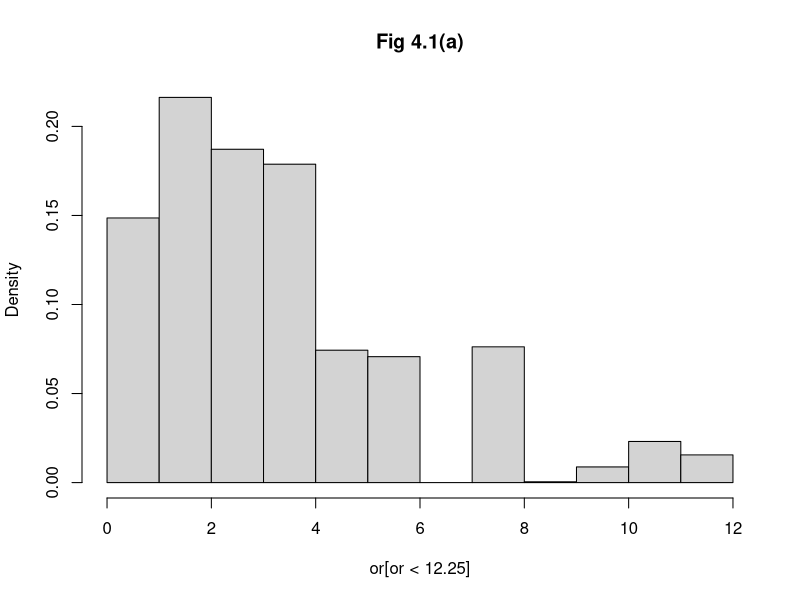
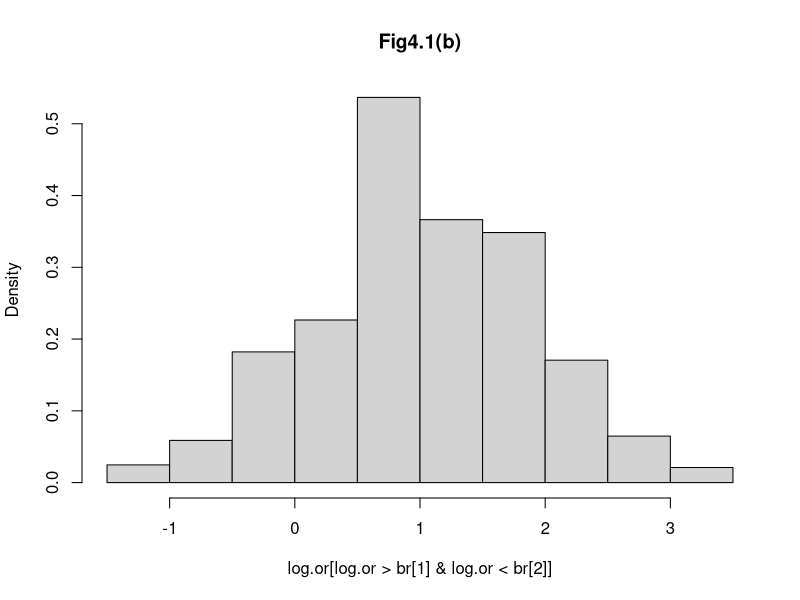
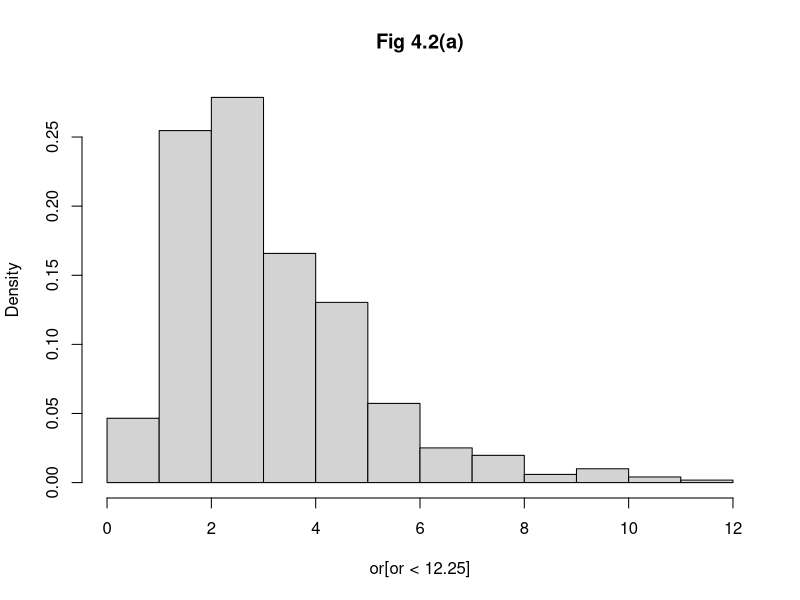
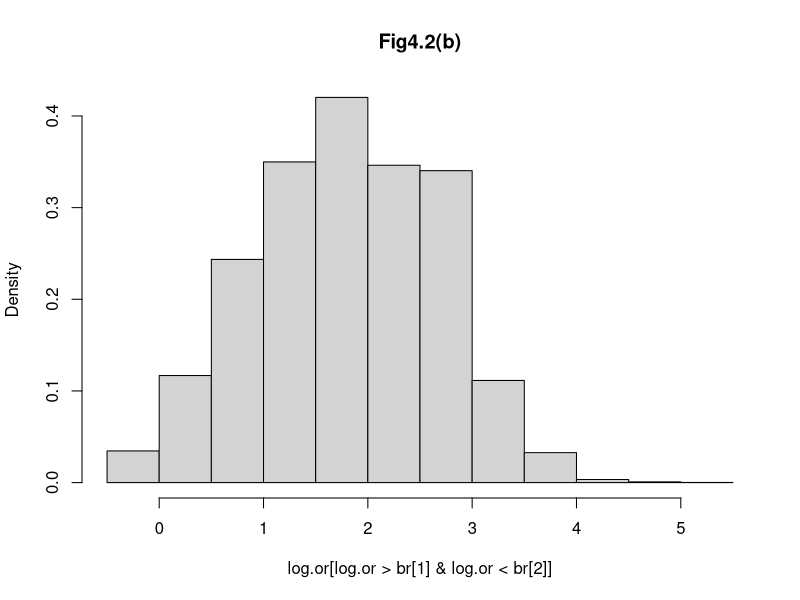

Write R code to recreate these figures, in order.
# Biostats in epidemiology
# ch 4 work



# Section 4.1 -------------------------------------------------------------

# log-odds trransformation

a1 <- rbinom(1e5, size = 10, prob = 0.4)
a2 <- rbinom(1e5, size = 25, prob = 0.2)
or <- (a1*(25 - a2)) / (a2*(10 - a1))
log.or <- log((a1*(25 - a2))) - log((a2*(10 - a1)))

# figs 4.1(a) and 4.1(b)
hist(or[or < 12.25], freq = FALSE, breaks = 10, main="Fig 4.1(a)")
br <- quantile(log.or, probs = c(0.01, 0.99), na.rm = TRUE)
hist(log.or[log.or > br[1] & log.or < br[2]], freq = FALSE, breaks = 10, main="Fig4.1(b)")


a1 <- rbinom(1e5, size = 25, prob = 0.4)
a2 <- rbinom(1e5, size = 50, prob = 0.2)
or <- (a1*(50 - a2)) / (a2*(25 - a1))
log.or <- log((a1*(25 - a2))) - log((a2*(10 - a1)))

# figs 4.2(a) and 4.2(b)
hist(or[or < 12.25], freq = FALSE, breaks = 10, main="Fig 4.2(a)")
br <- quantile(log.or, probs = c(0.01, 0.99), na.rm = TRUE)
hist(log.or[log.or > br[1] & log.or < br[2]], freq = FALSE, breaks = 10, main="Fig4.2(b)")

# log(OR) should be reasonably symmetric provided the means of the component
# distributions are 5 or more.

# confidence intervals

# example 4.1
# table 4.3

t43 <- matrix(c(12,2,7,9),ncol=2, dimnames = list(diarrhea = c("yes","no"), antibody=c("low","high")))
t43
addmargins(t43)

binom.test(12, 14)
binom.test(7, 16)

library(epitools)
or.out <- oddsratio(t(t43), rev="both", method="wald", verbose = T)
or.out

# table 4.4
expected(t43)

# Pearson (provided in output of oddsratio as "chi.square")
chi_p <- sum(((t43 - expected(t43))^2)/expected(t43))
pchisq(chi_p, df = 1, lower.tail = FALSE)
# or do this
chisq.test(t43, correct = F)

# Wald
chi_w <- (log(or.out$measure[2,1])^2)*(1/(sum(1/expected(t43))))
pchisq(chi_w, df = 1, lower.tail = FALSE)

# likelihood ratio
chi_lr <- 2*sum(t43*log(t43/expected(t43)))
pchisq(chi_lr, df = 1, lower.tail = FALSE)

# example 4.2
t45 <- matrix(c(23,25,31,113),ncol=2, dimnames = list(survival = c("dead","alive"), 
                                                      receptor.level=c("low","high")))
t45
oddsratio(t(t45), re="both", method = "wald", verbose=TRUE)

# potential impact of misclassification
# solving equations at bottom of p. 99; displayed in Table 4.5(b)
lhs <- matrix(c(0.9, 0.01, 0.1, 0.99), nrow = 2, byrow = TRUE)
rhs <- matrix(c(23,25),ncol=1)
low <- solve(lhs, rhs)

lhs <- matrix(c(0.9, 0.01, 0.1, 0.99), nrow = 2, byrow = TRUE)
rhs <- matrix(c(31,113),ncol=1)
high <- solve(lhs, rhs)

t45b <- cbind(low, high)
oddsratio(t(t45b), rev = "both", method = "wald")

# section 4.2 -------------------------------------------------------------

# exact conditional methods for a single 2 x 2 table

# 

# table 4.9
dhyper(x = 1:3, m = 3, n = 2, k = 3)

# example 4.3
t48 <- matrix(c(2,1,1,1), ncol = 2, dimnames = list(disease = c("yes", "no"), exposure = c("yes","no")))
addmargins(t48)
oddsratio(t(t48), rev = "both", method = "fisher")

# table 4.10
t43
round(dhyper(x = 3:14, m = 19, n = 11, k = 14),4)*100
round(phyper(q = 3:14, m = 19, n = 11, k = 14),4)*100
round(phyper(q = (3:14) - 1, m = 19, n = 11, k = 14, lower.tail = FALSE),4)*100

# example 4.4
oddsratio(t(t43), rev="both", method = "fisher")
fisher.test(t43)
# getting the p-value "manually"
phyper(q = 11, m = 19, n = 11, k = 14, lower.tail = FALSE) + phyper(q = 5, m = 19, n = 11, k = 14)


# exact confidence intervals tend to be wider than asymptotic ones. 
# exact p-values are generally larger than their asymptotic counterparts.

# example 4.5
oddsratio(t(t45), rev = "both", method = "fisher")


# 4.3 ---------------------------------------------------------------------

# asymptotic conditional methods for a single 2 x 2 table

# example 4.6
oddsratio(t(t48), rev = "both", method = "fisher")

# example 4.7
oddsratio(t(t43), rev = "both", method = "fisher")

MH <- ((12 - expected(t43)[1])^2)/((14*16*11*19)/(30^2*29))
pchisq(MH, df = 1, lower.tail = FALSE)

# example 4.8
addmargins(t45)
oddsratio(t(t45), rev = "both", method = "fisher")
# explicit CI
r1 <- 48
r2<- 144
m1 <- 54
m2 <- 138
l <- max(0, r1 - m2) 
u <- min(r1, m1)
a1 <- 23
chat <- sum(choose(n = r1, k = l:u)*choose(r2, m1 - l:u)*3.329255^(l:u))
vhat <- sqrt(sum((l:u - a1)^2*choose(n = r1, k = l:u)*choose(r2, m1 - l:u)*3.329255^(l:u))/chat)
exp(log(3.329255) + c(-1,1)*qnorm(p = 0.975)/vhat)


# 4.6 ---------------------------------------------------------------------


choose(10,2)
1/20*45
t416 <- matrix(c(7,60,26,70,21,8),ncol=3,
              dimnames = list(survival=c("dead","alive"), stage=c("I","II","III")))
# table 4.16
addmargins(t416)
table.margins(t416)

# table 4.17
oddsratio(x = t(t416), rev = "columns", method = "wald")

library(coin)
cmh_test(as.table(t416))
chisq_test(as.table(t416))
chisq.test(x = t416) # same thing

ct <- chisq_test(as.table(t416),
                  scores = list("stage" = c(1,2,3)))
statistic(ct)^2


# table 4.18
t416e <- expected(t416)

# test for linear trend
# example 4.11 work
num <- sum(c(1,2,3)*(t416[1,] - t416e[1,]))^2
den <- sum(c(1,2,3)^2*t416e[1,]) - (sum(c(1,2,3)*t416e[1,])^2)/sum(t416[1,])
((sum(t416) - 1)/sum(t416[2,]))*(num/den)

# using the lbl_test in coin package
lbl_test(as.table(t416), scores = list("stage" = c(1,2,3)))
tout <- lbl_test(as.table(t416), scores = list("stage" = c(1,2,3)))
statistic(tout)^2

tout <- lbl_test(as.table(t416), scores = list("stage" = c(1,2,5)))
statistic(tout)^2

# see also the prop.trend.test in base R
prop.trend.test(x = c(7,26,21), n = c(67, 96, 29))
# slightly different answer
